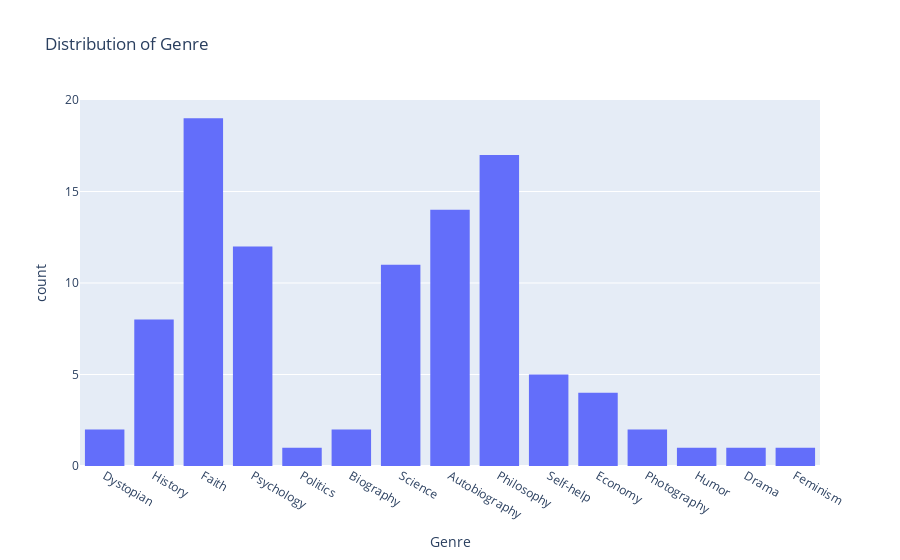

Here is the notebook cell this chart was saved with:
### Code cell
# Histogram
fig = px.histogram(books, x='Genre', title='Distribution of Genre')
fig.show()

### Figure 1 — Plotly figure (JSON) as saved in the notebook; plotly's stock layout.template omitted (floating-point values rounded to 4 significant figures)
{"data": [{"alignmentgroup": "True", "bingroup": "x", "hovertemplate": "Genre=%{x}<br>count=%{y}<extra></extra>", "legendgroup": "", "marker": {"color": "#636efa", "pattern": {"shape": ""}}, "name": "", "offsetgroup": "", "orientation": "v", "showlegend": false, "type": "histogram", "x": ["Dystopian", "History", "Faith", "Psychology", "Faith", "Politics", "Biography", "History", "Science", "Autobiography", "Science", "Science", "Psychology", "Faith", "History", "Philosophy", "Faith", "Self-help", "Dystopian", "Philosophy", "Psychology", "Science", "Philosophy", "Economy", "Economy", "Autobiography", "Economy", "Philosophy", "History", "Faith", "Philosophy", "Psychology", "Psychology", "Psychology", "Faith", "Faith", "Photography", "Humor", "Autobiography", "History", "Philosophy", "Photography", "Self-help", "Autobiography", "Autobiography", "History", "Autobiography", "Psychology", "Autobiography", "Autobiography", "Faith", "Faith", "Autobiography", "Drama", "Autobiography", "Faith", "Philosophy", "Philosophy", "Philosophy", "Philosophy", "Faith", "Psychology", "Faith", "Autobiography", "Self-help", "Economy", "Faith", "History", "Autobiography", "Biography", "Science", "Philosophy", "Science", "Faith", "Philosophy", "Psychology", "Psychology", "Science", "Autobiography", "Psychology", "Faith", "Philosophy", "Psychology", "History", "Science", "Science", "Feminism", "Philosophy", "Self-help", "Philosophy", "Autobiography", "Faith", "Faith", "Self-help", "Science", "Faith", "Science", "Faith", "Philosophy", "Philosophy"], "xaxis": "x", "yaxis": "y"}], "layout": {"barmode": "relative", "legend": {"tracegroupgap": 0}, "title": {"text": "Distribution of Genre"}, "xaxis": {"anchor": "y", "domain": [0, 1], "title": {"text": "Genre"}}, "yaxis": {"anchor": "x", "domain": [0, 1], "title": {"text": "count"}}}}
